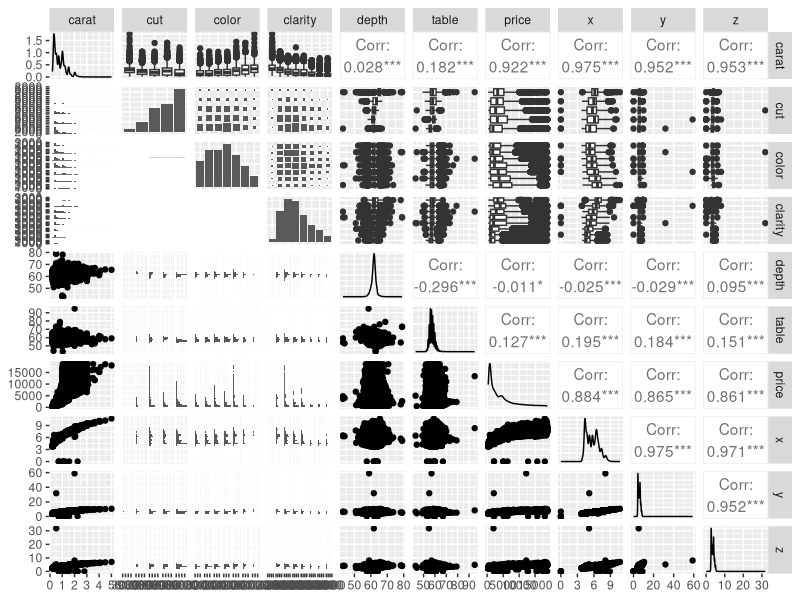
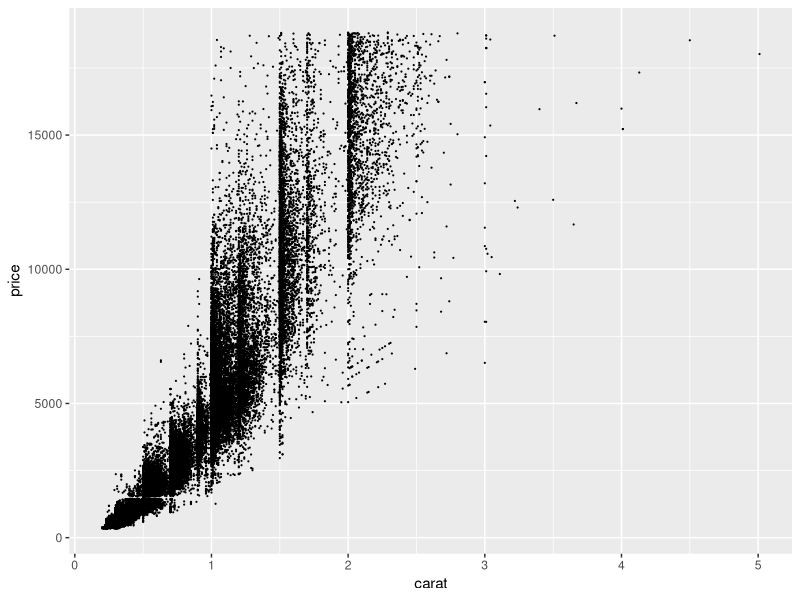
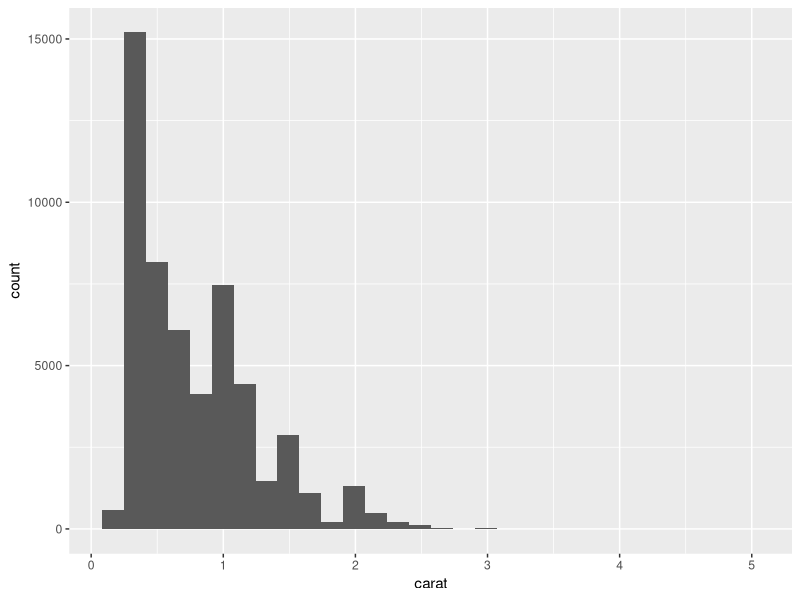

Write the R code that produced these figures, in order.
## ---- chunk 1
# load libraries ----
library(tidyverse)
library(GGally)
library(skimr)
## ---- chunk 2
# explore data ----

names(diamonds)

dim(diamonds)

summary(diamonds)

head(diamonds)

tail(diamonds)

skimr::skim(diamonds)

# create a pairs plot ----
ggpairs(data= diamonds)

# create a scatterplot ----
ggplot(data= diamonds, aes(x= carat, y= price)) +
  geom_point(size= 0.1)

# create a histogram ----
ggplot(data= diamonds, aes(x= carat)) +
  geom_histogram()
